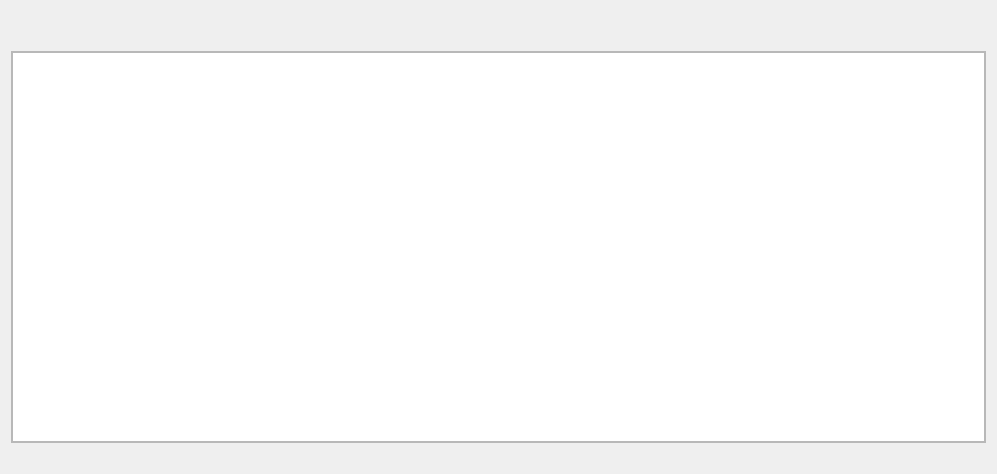
<?xml version="1.0" encoding="UTF-8"?>
<ui version="4.0">
 <author>
  SPDX-FileCopyrightText: 2016 shainer &lt;syn.shainer@gmail.com&gt;
  SPDX-License-Identifier: GPL-3.0-or-later
 </author>
 <class>Page_Options</class>
 <widget class="QWidget" name="Page_Options">
  <property name="geometry">
   <rect>
    <x>0</x>
    <y>0</y>
    <width>997</width>
    <height>474</height>
   </rect>
  </property>
  <property name="windowTitle">
   <string />
  </property>
  <layout class="QVBoxLayout" name="verticalLayout_2">
   <item>
    <widget class="QLabel" name="label">
     <property name="alignment">
      <set>Qt::AlignCenter</set>
     </property>
    </widget>
   </item>
   <item>
    <widget class="QLabel" name="warn">
     <property name="alignment">
      <set>Qt::AlignCenter</set>
      <font>
       <bold>true</bold>
      </font>
     </property>
    </widget>
   </item>
   <item>
    <widget class="QScrollArea" name="scrollArea">
     <property name="maximumSize">
      <size>
       <width>16777215</width>
       <height>16777215</height>
      </size>
     </property>
     <property name="widgetResizable">
      <bool>true</bool>
     </property>
     <widget class="GroupsTreeView" name="groupswidget">
      <property name="geometry">
       <rect>
        <x>0</x>
        <y>0</y>
        <width>981</width>
        <height>410</height>
       </rect>
      </property>
      <property name="font">
       <font>
        <pointsize>11</pointsize>
       </font>
      </property>
      <layout class="QVBoxLayout" name="verticalLayout_3" />
     </widget>
    </widget>
   </item>
   <item>
    <widget class="QLabel" name="chooser_status">
     <property name="text">
      <string />
     </property>
    </widget>
   </item>
  </layout>
 </widget>
 <customwidgets>
  <customwidget>
   <class>GroupsTreeView</class>
   <extends>QTreeView</extends>
   <header>groupstreeview.h</header>
  </customwidget>
 </customwidgets>
 <resources />
 <connections />
</ui>
